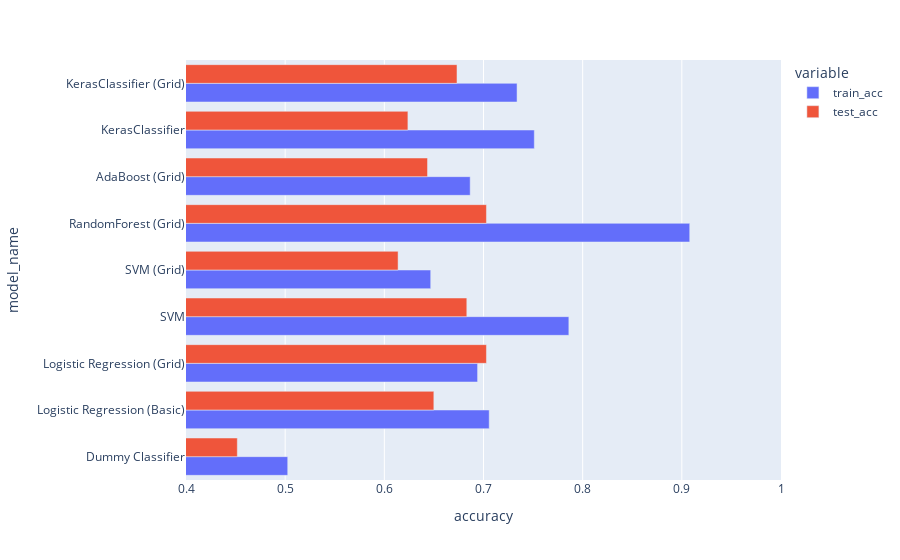

Notebook code for this chart:
### Code cell
fig = px.bar(summary_df, y = 'model_name', x = ['train_acc','test_acc'], 
        barmode = 'group', labels = {'value':'accuracy'}, range_x = [.4, 1])
fig.show()

### Figure 1 — Plotly figure (JSON) as saved in the notebook; plotly's stock layout.template omitted (floating-point values rounded to 4 significant figures)
{"data": [{"alignmentgroup": "True", "hovertemplate": "variable=train_acc<br>accuracy=%{x}<br>model_name=%{y}<extra></extra>", "legendgroup": "train_acc", "marker": {"color": "#636efa", "pattern": {"shape": ""}}, "name": "train_acc", "offsetgroup": "train_acc", "orientation": "h", "showlegend": true, "textposition": "auto", "type": "bar", "x": [0.5026, 0.7058, 0.694, 0.7861, 0.6468, 0.908, 0.6866, 0.7512, 0.7338], "xaxis": "x", "y": ["Dummy Classifier", "Logistic Regression (Basic)", "Logistic Regression (Grid)", "SVM", "SVM (Grid)", "RandomForest (Grid)", "AdaBoost (Grid)", "KerasClassifier", "KerasClassifier (Grid)"], "yaxis": "y"}, {"alignmentgroup": "True", "hovertemplate": "variable=test_acc<br>accuracy=%{x}<br>model_name=%{y}<extra></extra>", "legendgroup": "test_acc", "marker": {"color": "#EF553B", "pattern": {"shape": ""}}, "name": "test_acc", "offsetgroup": "test_acc", "orientation": "h", "showlegend": true, "textposition": "auto", "type": "bar", "x": [0.4518, 0.6499, 0.703, 0.6832, 0.6139, 0.703, 0.6436, 0.6238, 0.6733], "xaxis": "x", "y": ["Dummy Classifier", "Logistic Regression (Basic)", "Logistic Regression (Grid)", "SVM", "SVM (Grid)", "RandomForest (Grid)", "AdaBoost (Grid)", "KerasClassifier", "KerasClassifier (Grid)"], "yaxis": "y"}], "layout": {"barmode": "group", "legend": {"title": {"text": "variable"}, "tracegroupgap": 0}, "margin": {"t": 60}, "xaxis": {"anchor": "y", "domain": [0, 1], "range": [0.4, 1], "title": {"text": "accuracy"}}, "yaxis": {"anchor": "x", "domain": [0, 1], "title": {"text": "model_name"}}}}
